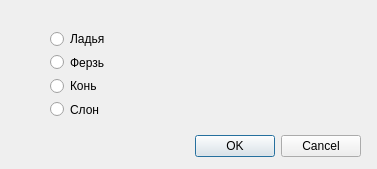
<?xml version="1.0" encoding="UTF-8"?>
<ui version="4.0">
 <class>ChanchePawn</class>
 <widget class="QDialog" name="ChanchePawn">
  <property name="geometry">
   <rect>
    <x>0</x>
    <y>0</y>
    <width>377</width>
    <height>169</height>
   </rect>
  </property>
  <property name="windowTitle">
   <string>Dialog</string>
  </property>
  <widget class="QDialogButtonBox" name="buttonBox">
   <property name="geometry">
    <rect>
     <x>20</x>
     <y>130</y>
     <width>341</width>
     <height>32</height>
    </rect>
   </property>
   <property name="orientation">
    <enum>Qt::Horizontal</enum>
   </property>
   <property name="standardButtons">
    <set>QDialogButtonBox::Cancel|QDialogButtonBox::Ok</set>
   </property>
  </widget>
  <widget class="QWidget" name="">
   <property name="geometry">
    <rect>
     <x>50</x>
     <y>30</y>
     <width>84</width>
     <height>88</height>
    </rect>
   </property>
   <layout class="QVBoxLayout" name="verticalLayout">
    <item>
     <widget class="QRadioButton" name="radioButton">
      <property name="text">
       <string>Ладья</string>
      </property>
     </widget>
    </item>
    <item>
     <widget class="QRadioButton" name="radioButton_2">
      <property name="text">
       <string>Ферзь</string>
      </property>
     </widget>
    </item>
    <item>
     <widget class="QRadioButton" name="radioButton_3">
      <property name="text">
       <string>Конь</string>
      </property>
     </widget>
    </item>
    <item>
     <widget class="QRadioButton" name="radioButton_4">
      <property name="text">
       <string>Слон</string>
      </property>
     </widget>
    </item>
   </layout>
  </widget>
 </widget>
 <resources/>
 <connections>
  <connection>
   <sender>buttonBox</sender>
   <signal>accepted()</signal>
   <receiver>ChanchePawn</receiver>
   <slot>accept()</slot>
   <hints>
    <hint type="sourcelabel">
     <x>248</x>
     <y>254</y>
    </hint>
    <hint type="destinationlabel">
     <x>157</x>
     <y>274</y>
    </hint>
   </hints>
  </connection>
  <connection>
   <sender>buttonBox</sender>
   <signal>rejected()</signal>
   <receiver>ChanchePawn</receiver>
   <slot>reject()</slot>
   <hints>
    <hint type="sourcelabel">
     <x>316</x>
     <y>260</y>
    </hint>
    <hint type="destinationlabel">
     <x>286</x>
     <y>274</y>
    </hint>
   </hints>
  </connection>
 </connections>
</ui>
